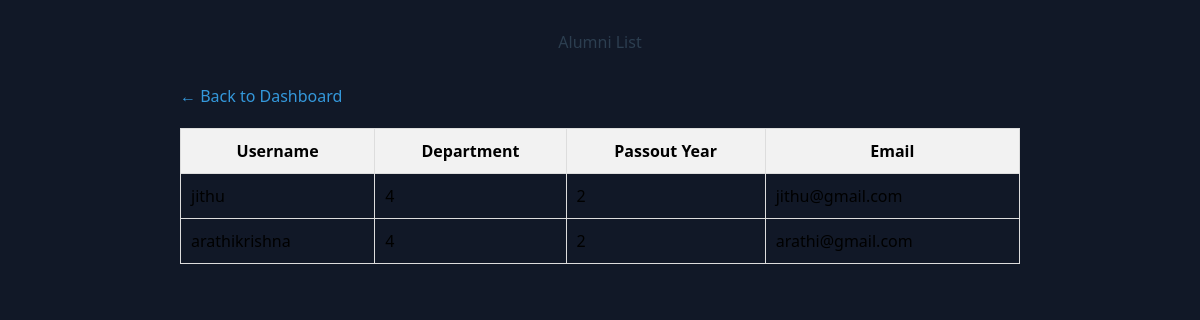
The app's page /alumni/, older data.
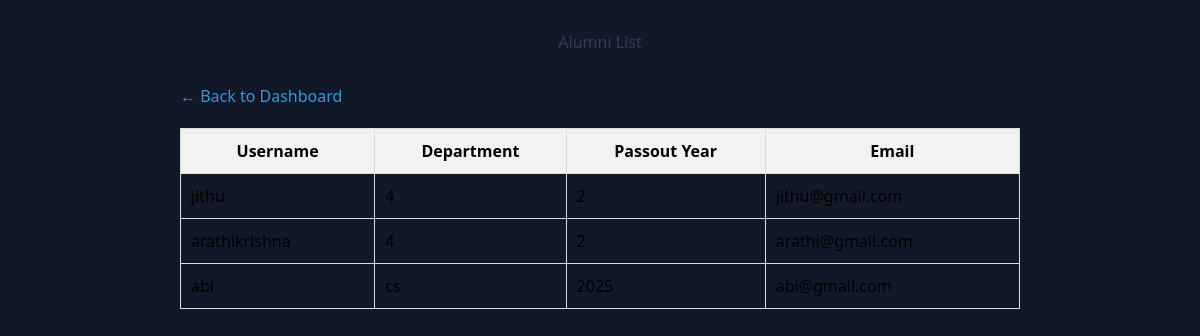
The same page, newer data.
### myapp/models.py (models this page shows, shortened)
class AlumniProfile(models.Model):
    user = models.OneToOneField(User, on_delete=models.CASCADE, related_name='alumni_profile')
    company = models.CharField(max_length=255, blank=True, null=True)
    job_title = models.CharField(max_length=255, blank=True, null=True)
    graduation_year = models.PositiveIntegerField(default=2025)
    linkedin = models.URLField(blank=True, null=True)
    profile_picture = models.ImageField(upload_to='profile_pics/', blank=True, null=True)
    department = models.CharField(max_length=100)  # <- Make sure this exists
    passout_year = models.IntegerField()           # <- And this too

class User(AbstractUser):
    is_alumni = models.BooleanField(default=False)
    is_student = models.BooleanField(default=False)
    groups = models.ManyToManyField(Group, related_name="custom_user_groups", blank=True)
    user_permissions = models.ManyToManyField(Permission, related_name="custom_user_permissions", blank=True)

### myapp/views.py (the view)
# urls.py: path('alumni/', admin_alumni_list, name='admin_alumni_list'),
def admin_alumni_list(request):
    alumni = AlumniProfile.objects.all()
    return render(request, 'alumni_list.html', {'alumni': alumni})

### templates/alumni_list.html
{% extends "home.html" %}
{% block content %}
<div style="max-width: 900px; margin: auto; padding: 30px;">
    <h2 style="text-align: center; color: #2c3e50; margin-bottom: 30px;">Alumni List</h2>
    <a href="{% url 'admin_dashboard' %}" style="display: inline-block; margin-bottom: 20px; color: #3498db;">← Back to Dashboard</a>
    <table style="width: 100%; border-collapse: collapse;">
        <thead>
            <tr style="background-color: #f2f2f2;">
                <th style="border: 1px solid #ddd; padding: 10px;">Username</th>
                <th style="border: 1px solid #ddd; padding: 10px;">Department</th>
                <th style="border: 1px solid #ddd; padding: 10px;">Passout Year</th>
                <th style="border: 1px solid #ddd; padding: 10px;">Email</th>
            </tr>
        </thead>
        <tbody>
            {% for alumni in alumni %}
                <tr>
                    <td style="border: 1px solid #ddd; padding: 10px;">{{ alumni.user.username }}</td>
                    <td style="border: 1px solid #ddd; padding: 10px;">{{ alumni.department }}</td>
                    <td style="border: 1px solid #ddd; padding: 10px;">{{ alumni.passout_year }}</td>
                    <td style="border: 1px solid #ddd; padding: 10px;">{{ alumni.user.email }}</td>
                </tr>
            {% empty %}
                <tr>
                    <td colspan="4" style="text-align: center; padding: 20px;">No alumni found.</td>
                </tr>
            {% endfor %}
        </tbody>
    </table>
</div>
{% endblock %}

Row changes from the older to the newer data that the page shows:
added AlumniProfile: user.username "abi", department "cs", passout_year "2025", user.email "abi@gmail.com"
